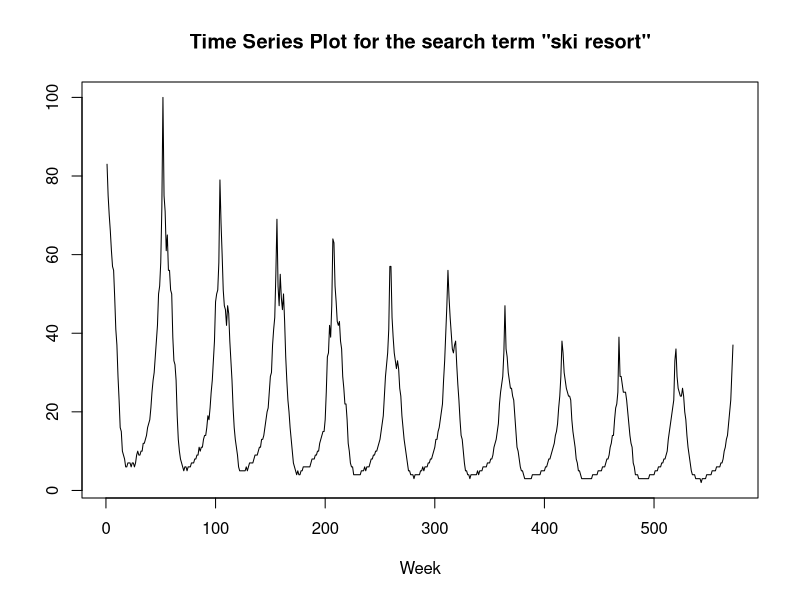
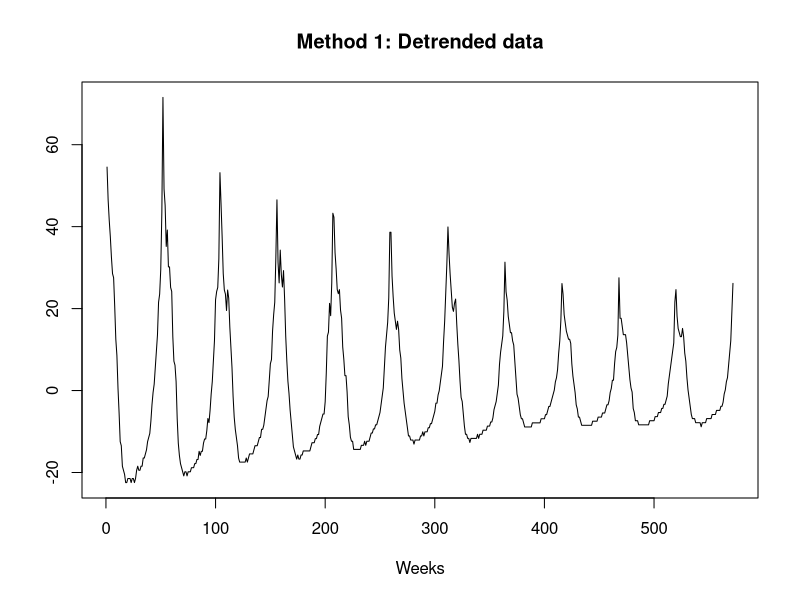
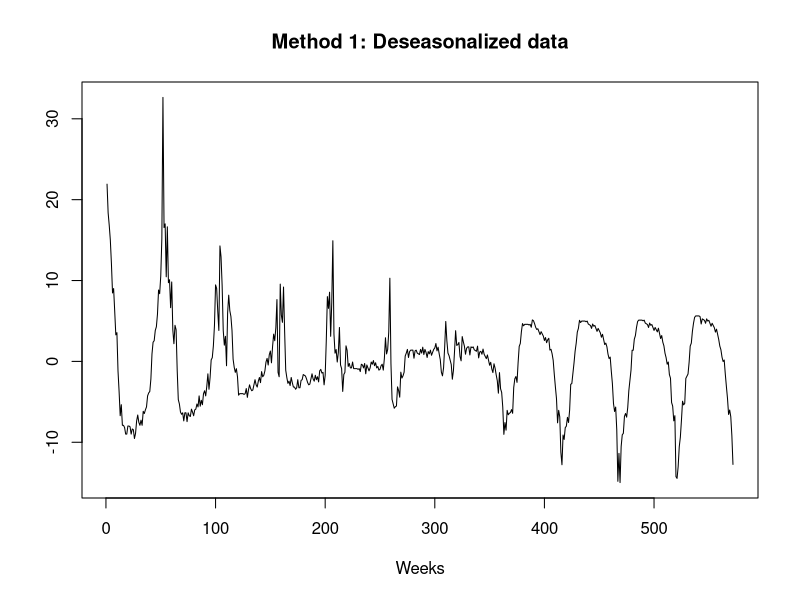
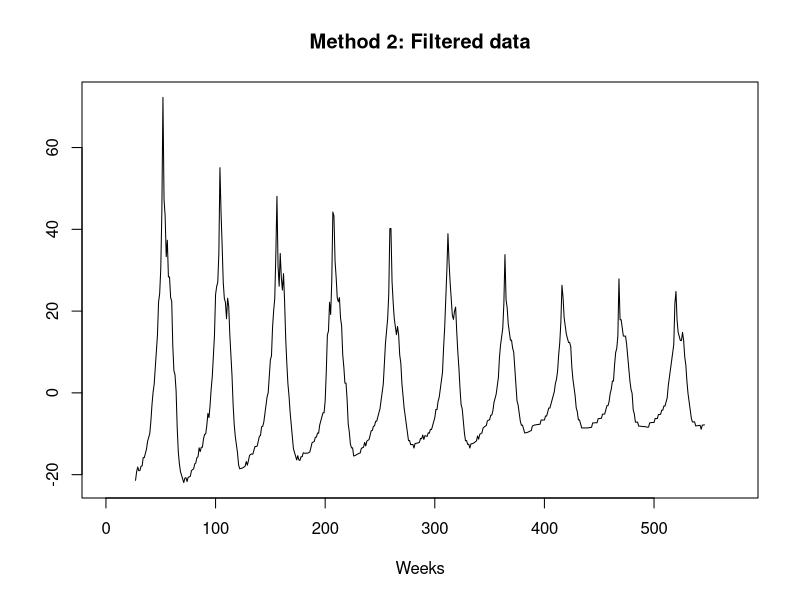
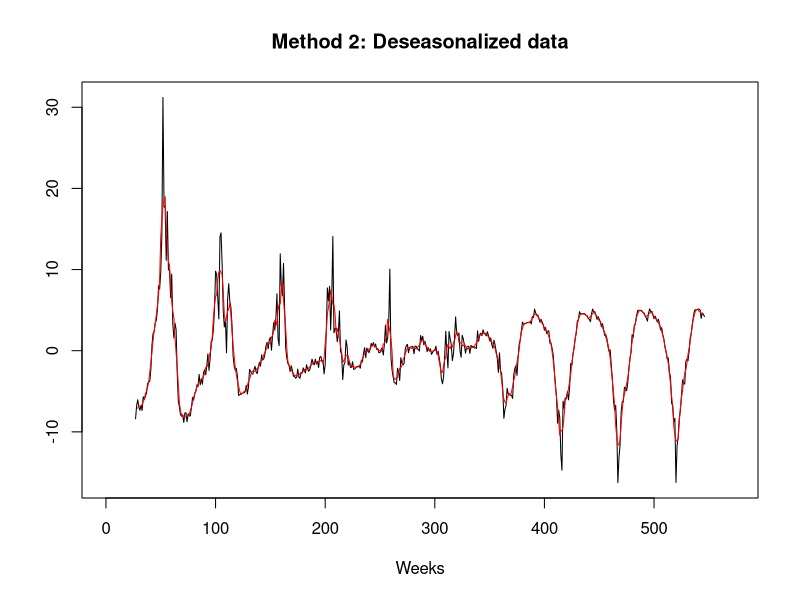
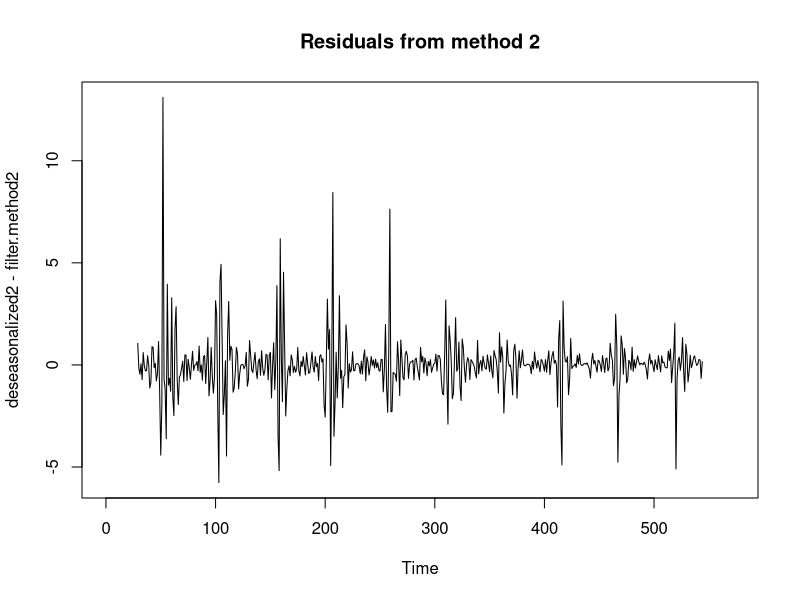
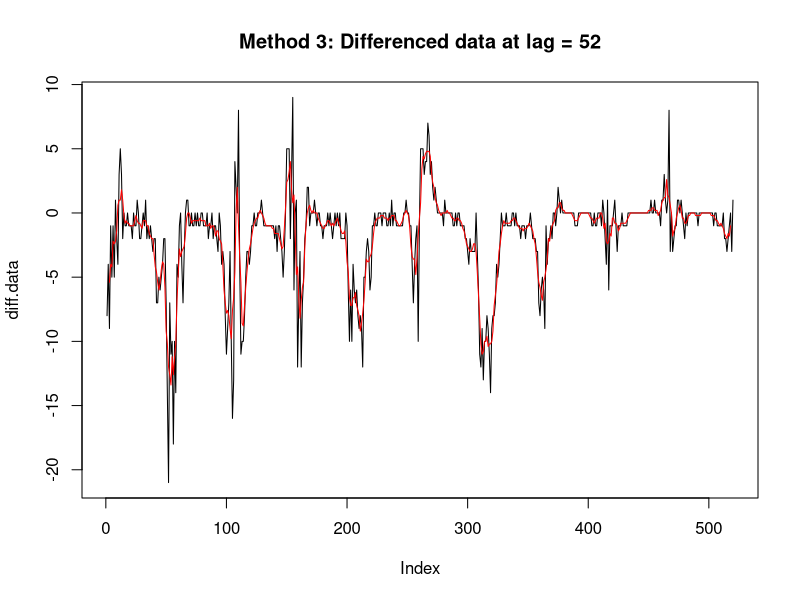
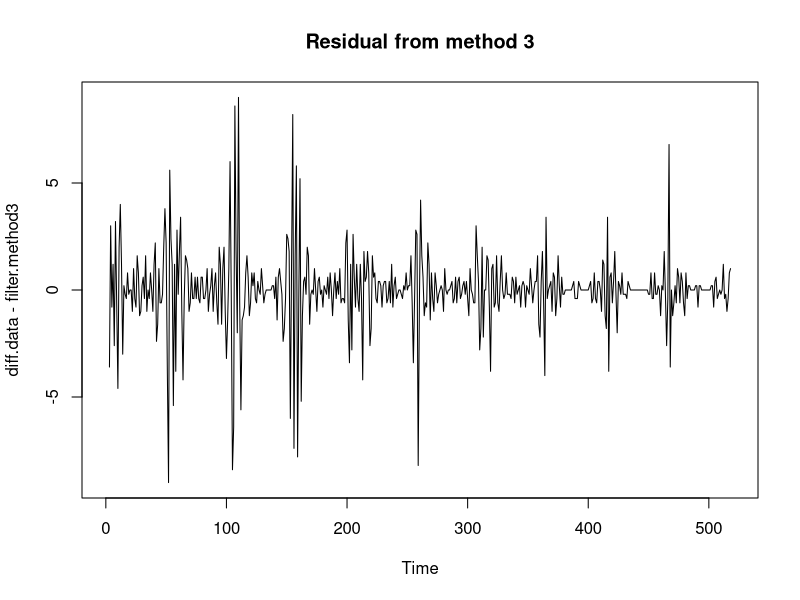

R code for these plots, in order:
#Set directory
#setwd('/Users/rexcheung/Dropbox/School/School Work/Winter 2015/STA 137/Discussion/Discussion2/')
#Set your own directory, either using code or manually

#Load csv file
#To download the data in the correct format, do right click -> 'save as' from smartsite. DO NOT open and copy/paste the data into excel/word, it will NOT work. 
data = read.csv('data/skiresort.csv', header = T)

#This is weekly data. For weeks that overlap two years, we treat the week belongs to the first year.
#We will use d = 52. For years with 53 weeks, we will average the values for the last two weeks. (This is not a very standard way, but it will do its job here).
tmp = data
#Year 2006-2007
tmp[156,2] = ceiling((tmp[156,2] + tmp[157,2])/2)
tmp = tmp[-157,]
#Year 2012-2013
tmp[468,2] = ceiling((tmp[468,2] + tmp[469,2])/2)
tmp = tmp[-469,]
rownames(tmp) = 1:nrow(tmp) #Reindexing the rows
data = tmp
data = data[-c(573:574),]
#To make things easier, I removed the last two data to make every year has full data

plot.ts(data[,2], xlab = 'Week', ylab = '', main = 'Time Series Plot for the search term "ski resort"')
#Note the variance of the data is changing

#Use the methods we learn in class to deseasonalize the data
#Method 1: small trend estimation
#As seen in lecture and hw 5, we can write the data in a matrix and the calculation will be easier
data.matrix = matrix(c(data[,2]), ncol = 52, byrow = T)
#If there is not enough data to form a complete matrix, fill it with NA values
#Estimate the small trend
mj = rowMeans(data.matrix, na.rm = T)
mj.matrix = matrix(rep(mj, 52), ncol = 52)
#This will create a 'mean matrix' with the same value for each row
detrended = data.matrix - mj.matrix
plot(as.numeric(t(detrended)), type = 'l', main = 'Method 1: Detrended data', ylab = '', xlab = 'Weeks')

## QUESTION- We can take log transform to stabilize variance. 
# Is it possible to do this on something like the above plot, if the values
# are positive?

#Estimate the seasonality using the detrended data
sk = colMeans(detrended, na.rm = T)
sk.matrix = matrix(rep(sk, 11), ncol = 52, byrow = T)
deseasonalized = detrended - sk.matrix
plot(as.numeric(t(deseasonalized)), type = 'l', main = 'Method 1: Deseasonalized data', ylab = '', xlab = 'Weeks')
#We see that after removing seasonality and trends, we still see some pattern in the data.
#This can be a sign of nonstationality. 

#Method 2: Moving average estimation
#d is even, so we need to slightly modify our Wt.
#With d = 52, we have q = 26, N = 11
#Step 1: Filtering
two.sided.filter = filter(data[,2], sides = 2, c(0.5, rep(1, 51), 0.5)/52)
filter.matrix = matrix(two.sided.filter, ncol = 52, byrow = T) #Put the filtered values into a matrix
mu.matrix = data.matrix - filter.matrix #This is the detrended matrix
plot(as.numeric(t(mu.matrix)), type = 'l', main = 'Method 2: Filtered data', ylab = '', xlab = 'Weeks')
#Step 2: Seasonal estimation
mu.k = colMeans(mu.matrix, na.rm = T)
sk = mu.k - mean(mu.k)
sk.matrix2 = matrix(rep(sk, 11), ncol = 52, byrow = T)
deseasonalized2 = mu.matrix - sk.matrix2
plot(as.numeric(t(deseasonalized2)), type = 'l', main = 'Method 2: Deseasonalized data', ylab = '', xlab = 'Weeks')

#Step 3: Trend reestimation
#I want to pull down the variance, so I will use two sided filtering with small q
deseasonalized2 = as.numeric(t(deseasonalized2))
filter.method2 = filter(deseasonalized2, sides = 2, rep(1,5)/5)
lines(filter.method2, col = 'red')
plot.ts(deseasonalized2-filter.method2, main = 'Residuals from method 2')

#Method 3: Differencing at lag d
diff.data = diff(data[,2], lag = 52)
plot(diff.data, type = 'l', main = 'Method 3: Differenced data at lag = 52')
#Detrend using filtering again
filter.method3 = filter(diff.data, sides = 2, rep(1,5)/5)
lines(filter.method3, col = 'red')
plot.ts(diff.data - filter.method3, main = 'Residual from method 3')
